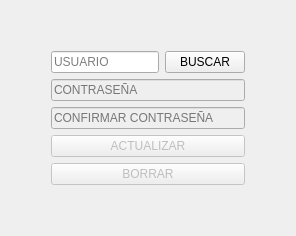
         <widget class="QWidget" name="vista_editar_usuarios">
          <layout class="QGridLayout" name="gridLayout_8">
           <item row="1" column="1">
            <layout class="QVBoxLayout" name="verticalLayout_14">
             <item>
              <layout class="QHBoxLayout" name="horizontalLayout_5">
               <item>
                <widget class="QLineEdit" name="line_usuario">
                 <property name="placeholderText">
                  <string>USUARIO</string>
                 </property>
                </widget>
               </item>
               <item>
                <widget class="QPushButton" name="boton_buscar_usuario">
                 <property name="cursor">
                  <cursorShape>PointingHandCursor</cursorShape>
                 </property>
                 <property name="text">
                  <string>BUSCAR</string>
                 </property>
                </widget>
               </item>
              </layout>
             </item>
             <item>
              <widget class="QLineEdit" name="line_contrasena">
               <property name="enabled">
                <bool>false</bool>
               </property>
               <property name="echoMode">
                <enum>QLineEdit::EchoMode::Password</enum>
               </property>
               <property name="placeholderText">
                <string>CONTRASEÑA</string>
               </property>
              </widget>
             </item>
             <item>
              <widget class="QLineEdit" name="line_confirmar">
               <property name="enabled">
                <bool>false</bool>
               </property>
               <property name="echoMode">
                <enum>QLineEdit::EchoMode::Password</enum>
               </property>
               <property name="placeholderText">
                <string>CONFIRMAR CONTRASEÑA</string>
               </property>
              </widget>
             </item>
             <item>
              <widget class="QPushButton" name="boton_actualizar_usuario">
               <property name="enabled">
                <bool>false</bool>
               </property>
               <property name="cursor">
                <cursorShape>PointingHandCursor</cursorShape>
               </property>
               <property name="text">
                <string>ACTUALIZAR</string>
               </property>
              </widget>
             </item>
             <item>
              <widget class="QPushButton" name="boton_borrar_usuario">
               <property name="enabled">
                <bool>false</bool>
               </property>
               <property name="cursor">
                <cursorShape>PointingHandCursor</cursorShape>
               </property>
               <property name="text">
                <string>BORRAR</string>
               </property>
              </widget>
             </item>
            </layout>
           </item>
           <item row="1" column="0">
            <spacer name="horizontalSpacer">
             <property name="orientation">
              <enum>Qt::Orientation::Horizontal</enum>
             </property>
             <property name="sizeHint" stdset="0">
              <size>
               <width>40</width>
               <height>20</height>
              </size>
             </property>
            </spacer>
           </item>
           <item row="0" column="1">
            <spacer name="verticalSpacer_10">
             <property name="orientation">
              <enum>Qt::Orientation::Vertical</enum>
             </property>
             <property name="sizeHint" stdset="0">
              <size>
               <width>20</width>
               <height>40</height>
              </size>
             </property>
            </spacer>
           </item>
           <item row="1" column="2">
            <spacer name="horizontalSpacer_2">
             <property name="orientation">
              <enum>Qt::Orientation::Horizontal</enum>
             </property>
             <property name="sizeHint" stdset="0">
              <size>
               <width>40</width>
               <height>20</height>
              </size>
             </property>
            </spacer>
           </item>
           <item row="2" column="1">
            <spacer name="verticalSpacer_11">
             <property name="orientation">
              <enum>Qt::Orientation::Vertical</enum>
             </property>
             <property name="sizeHint" stdset="0">
              <size>
               <width>20</width>
               <height>40</height>
              </size>
             </property>
            </spacer>
           </item>
          </layout>
         </widget>
